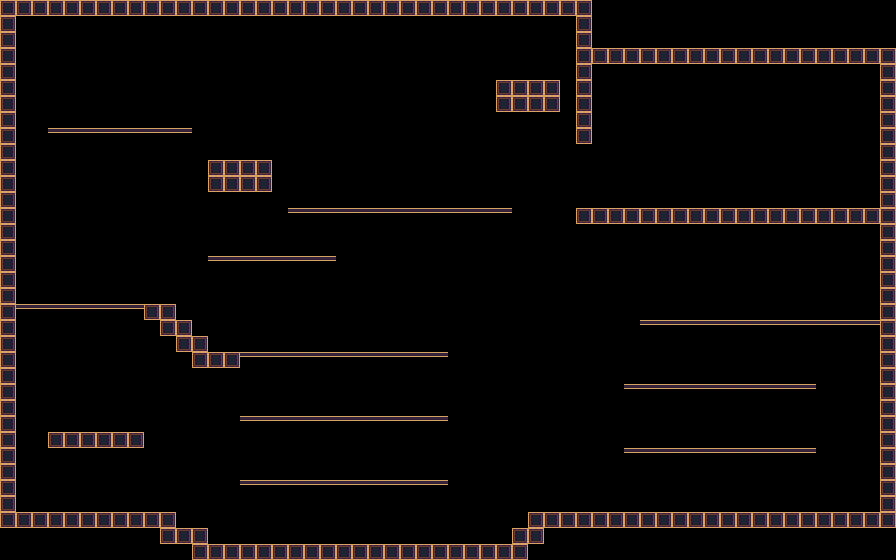

This is a level from a 2D game, rendered from its Tiled map with the project's own tilesets. A one-line summary and the complete map file follow:
An orthogonal 56x35 tile map with 16x16 px tiles, 1 tile layer (platforms), 2 tilesets.

<map version="1.0" orientation="orthogonal" renderorder="right-down" width="56" height="35" tilewidth="16" tileheight="16" nextobjectid="1">
 <tileset firstgid="1" name="warehouse" tilewidth="16" tileheight="16" tilecount="1" columns="1">
  <image source="../img/box.png" width="16" height="16" />
  <tile id="0">
   <properties>
    <property name="collision" type="bool" value="true" />
   </properties>
  </tile>
 </tileset>
 <tileset firstgid="2" name="warehouse_v2" tilewidth="16" tileheight="16" tilecount="3" columns="1">
  <image source="../img/DebugMapSpriteSheet.png" width="16" height="48" />
  <tile id="0">
   <properties>
    <property name="bulletproof" type="bool" value="true" />
    <property name="collision" type="bool" value="true" />
   </properties>
  </tile>
  <tile id="1">
   <properties>
    <property name="bulletproof" type="bool" value="false" />
    <property name="collision" type="bool" value="true" />
    <property name="one_way_platform" type="bool" value="true" />
   </properties>
  </tile>
 </tileset>
 <layer name="platforms" width="56" height="35">
  <data encoding="csv">
2,2,2,2,2,2,2,2,2,2,2,2,2,2,2,2,2,2,2,2,2,2,2,2,2,2,2,2,2,2,2,2,2,2,2,2,2,0,0,0,0,0,0,0,0,0,0,0,0,0,0,0,0,0,0,0,
2,0,0,0,0,0,0,0,0,0,0,0,0,0,0,0,0,0,0,0,0,0,0,0,0,0,0,0,0,0,0,0,0,0,0,0,2,0,0,0,0,0,0,0,0,0,0,0,0,0,0,0,0,0,0,0,
2,0,0,0,0,0,0,0,0,0,0,0,0,0,0,0,0,0,0,0,0,0,0,0,0,0,0,0,0,0,0,0,0,0,0,0,2,0,0,0,0,0,0,0,0,0,0,0,0,0,0,0,0,0,0,0,
2,0,0,0,0,0,0,0,0,0,0,0,0,0,0,0,0,0,0,0,0,0,0,0,0,0,0,0,0,0,0,0,0,0,0,0,2,2,2,2,2,2,2,2,2,2,2,2,2,2,2,2,2,2,2,2,
2,0,0,0,0,0,0,0,0,0,0,0,0,0,0,0,0,0,0,0,0,0,0,0,0,0,0,0,0,0,0,0,0,0,0,0,2,0,0,0,0,0,0,0,0,0,0,0,0,0,0,0,0,0,0,2,
2,0,0,0,0,0,0,0,0,0,0,0,0,0,0,0,0,0,0,0,0,0,0,0,0,0,0,0,0,0,0,2,2,2,2,0,2,0,0,0,0,0,0,0,0,0,0,0,0,0,0,0,0,0,0,2,
2,0,0,0,0,0,0,0,0,0,0,0,0,0,0,0,0,0,0,0,0,0,0,0,0,0,0,0,0,0,0,2,2,2,2,0,2,0,0,0,0,0,0,0,0,0,0,0,0,0,0,0,0,0,0,2,
2,0,0,0,0,0,0,0,0,0,0,0,0,0,0,0,0,0,0,0,0,0,0,0,0,0,0,0,0,0,0,0,0,0,0,0,2,0,0,0,0,0,0,0,0,0,0,0,0,0,0,0,0,0,0,2,
2,0,0,3,3,3,3,3,3,3,3,3,0,0,0,0,0,0,0,0,0,0,0,0,0,0,0,0,0,0,0,0,0,0,0,0,2,0,0,0,0,0,0,0,0,0,0,0,0,0,0,0,0,0,0,2,
2,0,0,0,0,0,0,0,0,0,0,0,0,0,0,0,0,0,0,0,0,0,0,0,0,0,0,0,0,0,0,0,0,0,0,0,0,0,0,0,0,0,0,0,0,0,0,0,0,0,0,0,0,0,0,2,
2,0,0,0,0,0,0,0,0,0,0,0,0,2,2,2,2,0,0,0,0,0,0,0,0,0,0,0,0,0,0,0,0,0,0,0,0,0,0,0,0,0,0,0,0,0,0,0,0,0,0,0,0,0,0,2,
2,0,0,0,0,0,0,0,0,0,0,0,0,2,2,2,2,0,0,0,0,0,0,0,0,0,0,0,0,0,0,0,0,0,0,0,0,0,0,0,0,0,0,0,0,0,0,0,0,0,0,0,0,0,0,2,
2,0,0,0,0,0,0,0,0,0,0,0,0,0,0,0,0,0,0,0,0,0,0,0,0,0,0,0,0,0,0,0,0,0,0,0,0,0,0,0,0,0,0,0,0,0,0,0,0,0,0,0,0,0,0,2,
2,0,0,0,0,0,0,0,0,0,0,0,0,0,0,0,0,0,3,3,3,3,3,3,3,3,3,3,3,3,3,3,0,0,0,0,2,2,2,2,2,2,2,2,2,2,2,2,2,2,2,2,2,2,2,2,
2,0,0,0,0,0,0,0,0,0,0,0,0,0,0,0,0,0,0,0,0,0,0,0,0,0,0,0,0,0,0,0,0,0,0,0,0,0,0,0,0,0,0,0,0,0,0,0,0,0,0,0,0,0,0,2,
2,0,0,0,0,0,0,0,0,0,0,0,0,0,0,0,0,0,0,0,0,0,0,0,0,0,0,0,0,0,0,0,0,0,0,0,0,0,0,0,0,0,0,0,0,0,0,0,0,0,0,0,0,0,0,2,
2,0,0,0,0,0,0,0,0,0,0,0,0,3,3,3,3,3,3,3,3,0,0,0,0,0,0,0,0,0,0,0,0,0,0,0,0,0,0,0,0,0,0,0,0,0,0,0,0,0,0,0,0,0,0,2,
2,0,0,0,0,0,0,0,0,0,0,0,0,0,0,0,0,0,0,0,0,0,0,0,0,0,0,0,0,0,0,0,0,0,0,0,0,0,0,0,0,0,0,0,0,0,0,0,0,0,0,0,0,0,0,2,
2,0,0,0,0,0,0,0,0,0,0,0,0,0,0,0,0,0,0,0,0,0,0,0,0,0,0,0,0,0,0,0,0,0,0,0,0,0,0,0,0,0,0,0,0,0,0,0,0,0,0,0,0,0,0,2,
2,3,3,3,3,3,3,3,3,2,2,0,0,0,0,0,0,0,0,0,0,0,0,0,0,0,0,0,0,0,0,0,0,0,0,0,0,0,0,0,0,0,0,0,0,0,0,0,0,0,0,0,0,0,0,2,
2,0,0,0,0,0,0,0,0,0,2,2,0,0,0,0,0,0,0,0,0,0,0,0,0,0,0,0,0,0,0,0,0,0,0,0,0,0,0,0,3,3,3,3,3,3,3,3,3,3,3,3,3,3,3,2,
2,0,0,0,0,0,0,0,0,0,0,2,2,0,0,0,0,0,0,0,0,0,0,0,0,0,0,0,0,0,0,0,0,0,0,0,0,0,0,0,0,0,0,0,0,0,0,0,0,0,0,0,0,0,0,2,
2,0,0,0,0,0,0,0,0,0,0,0,2,2,2,3,3,3,3,3,3,3,3,3,3,3,3,3,0,0,0,0,0,0,0,0,0,0,0,0,0,0,0,0,0,0,0,0,0,0,0,0,0,0,0,2,
2,0,0,0,0,0,0,0,0,0,0,0,0,0,0,0,0,0,0,0,0,0,0,0,0,0,0,0,0,0,0,0,0,0,0,0,0,0,0,0,0,0,0,0,0,0,0,0,0,0,0,0,0,0,0,2,
2,0,0,0,0,0,0,0,0,0,0,0,0,0,0,0,0,0,0,0,0,0,0,0,0,0,0,0,0,0,0,0,0,0,0,0,0,0,0,3,3,3,3,3,3,3,3,3,3,3,3,0,0,0,0,2,
2,0,0,0,0,0,0,0,0,0,0,0,0,0,0,0,0,0,0,0,0,0,0,0,0,0,0,0,0,0,0,0,0,0,0,0,0,0,0,0,0,0,0,0,0,0,0,0,0,0,0,0,0,0,0,2,
2,0,0,0,0,0,0,0,0,0,0,0,0,0,0,3,3,3,3,3,3,3,3,3,3,3,3,3,0,0,0,0,0,0,0,0,0,0,0,0,0,0,0,0,0,0,0,0,0,0,0,0,0,0,0,2,
2,0,0,2,2,2,2,2,2,0,0,0,0,0,0,0,0,0,0,0,0,0,0,0,0,0,0,0,0,0,0,0,0,0,0,0,0,0,0,0,0,0,0,0,0,0,0,0,0,0,0,0,0,0,0,2,
2,0,0,0,0,0,0,0,0,0,0,0,0,0,0,0,0,0,0,0,0,0,0,0,0,0,0,0,0,0,0,0,0,0,0,0,0,0,0,3,3,3,3,3,3,3,3,3,3,3,3,0,0,0,0,2,
2,0,0,0,0,0,0,0,0,0,0,0,0,0,0,0,0,0,0,0,0,0,0,0,0,0,0,0,0,0,0,0,0,0,0,0,0,0,0,0,0,0,0,0,0,0,0,0,0,0,0,0,0,0,0,2,
2,0,0,0,0,0,0,0,0,0,0,0,0,0,0,3,3,3,3,3,3,3,3,3,3,3,3,3,0,0,0,0,0,0,0,0,0,0,0,0,0,0,0,0,0,0,0,0,0,0,0,0,0,0,0,2,
2,0,0,0,0,0,0,0,0,0,0,0,0,0,0,0,0,0,0,0,0,0,0,0,0,0,0,0,0,0,0,0,0,0,0,0,0,0,0,0,0,0,0,0,0,0,0,0,0,0,0,0,0,0,0,2,
2,2,2,2,2,2,2,2,2,2,2,0,0,0,0,0,0,0,0,0,0,0,0,0,0,0,0,0,0,0,0,0,0,2,2,2,2,2,2,2,2,2,2,2,2,2,2,2,2,2,2,2,2,2,2,2,
0,0,0,0,0,0,0,0,0,0,2,2,2,0,0,0,0,0,0,0,0,0,0,0,0,0,0,0,0,0,0,0,2,2,0,0,0,0,0,0,0,0,0,0,0,0,0,0,0,0,0,0,0,0,0,0,
0,0,0,0,0,0,0,0,0,0,0,0,2,2,2,2,2,2,2,2,2,2,2,2,2,2,2,2,2,2,2,2,2,0,0,0,0,0,0,0,0,0,0,0,0,0,0,0,0,0,0,0,0,0,0,0
</data>
 </layer>
</map>